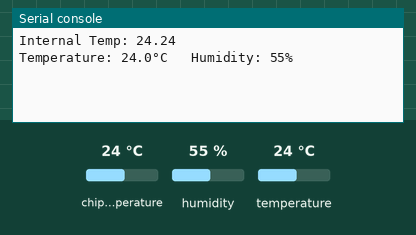
Bench run of a program on a simulated Raspberry Pi Pico running MicroPython. Parts: the last lines printed to the serial console. The inputs (shaded band) are chosen by the test bench; at power-on: chip temperature 24 °C, humidity 55 %, temperature 24 °C.

Above: at 1.2 s.
1.3 s: chip temperature set to 1 °C
At 2.7 s:
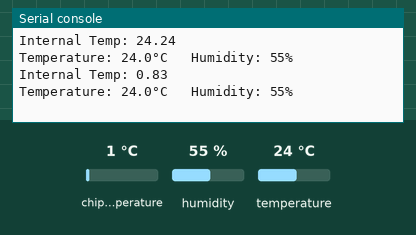
4.0 s: humidity set to 22 %
At 5.5 s:
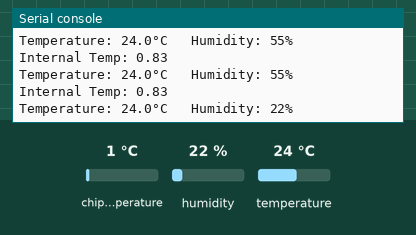
6.7 s: temperature set to 12 °C
At 8.6 s:
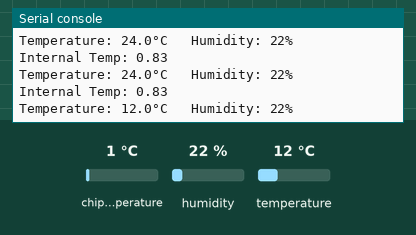
9.4 s: chip temperature set to 11 °C
At 11.4 s:
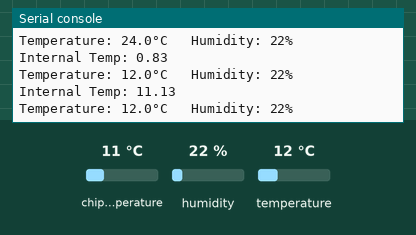
12.1 s: humidity set to 40 %
At 14.5 s:
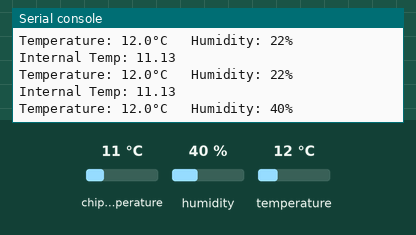
Timing chart, 0 to 15.8 s (numbered marks = the images above; inputs shaded):
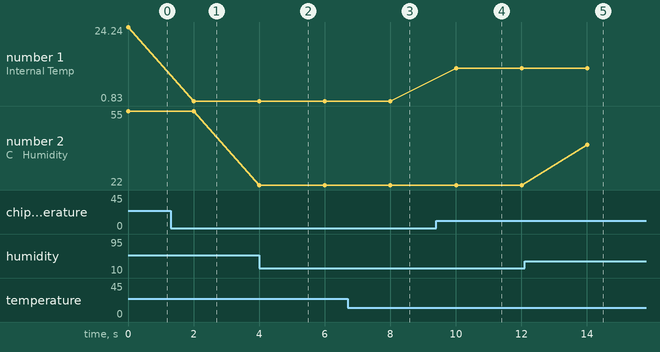

Measured:
- after the input at 1.3 s, the serial console: prints a new line after 0.70 s (image 1)
- after the input at 4.0 s, the serial console: prints a new line at once (image 2)
- after the input at 6.7 s, the serial console: prints a new line after 1.3 s (image 3)
- after the input at 9.4 s, the serial console: prints a new line after 0.61 s (image 4)
- after the input at 12.1 s, the serial console: prints a new line after 1.9 s (image 5)
- plotted number 1: 24.24 → 0.83 after the input at 1.3 s, 0.83 → 11.13 after the input at 9.4 s
- plotted number 2: 55 → 22 after the input at 4.0 s, 22 → 40 after the input at 12.1 s

The program:

DHTWifiTestInternatlAv.py
```python
# from https://www.freva.com/dht11-temperature-and-humidity-sensor-on-raspberry-pi-pico/
# but changed Pin 16 to pin 2 as no data getting there on GP16 (Expected 84 but got 0 pulses)
# maybe a Pico vs pico W thing
import machine
from machine import Pin
import utime
from dht import DHT11, InvalidChecksum

sensor = DHT11(Pin(2, Pin.OUT, Pin.PULL_DOWN))
sensor_temp = machine.ADC(4)
conversion_factor = 3.3 / (65535)

while True:
    reading = sensor_temp.read_u16() * conversion_factor
    temperature = 27 - (reading - 0.706)/0.001721
    print("Internal Temp:", round(temperature,2))

    try:
        temp = sensor.temperature
        humidity = sensor.humidity
        print("Temperature: {}°C   Humidity: {:.0f}% ".format(temp, humidity))
        utime.sleep(2)

    except:
        print("Error, probably an InvalidPulseCount")
```
